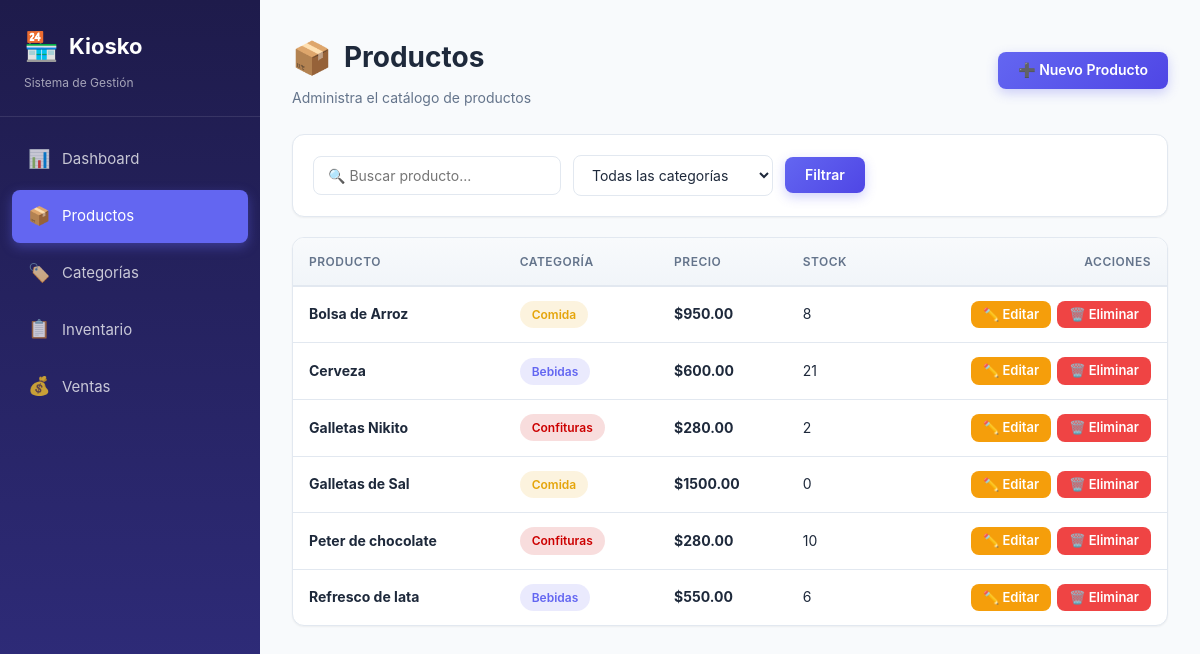
/productos/, run on the app's committed database.
### tienda/models.py (models this page shows, shortened)
class Producto(models.Model):
    nombre = models.CharField(max_length=150)
    precio_venta = models.DecimalField(max_digits=10, decimal_places=2,
                                        validators=[MinValueValidator(0)])
    categoria = models.ForeignKey(Categoria, on_delete=models.CASCADE,
                                  related_name='productos')
    creado = models.DateTimeField(auto_now_add=True)
    class Meta:
        verbose_name = 'Producto'
        verbose_name_plural = 'Productos'
        ordering = ['nombre']
    @property
    def stock(self):
        inventario = self.inventarios.first()
        return inventario.cantidad if inventario else 0

class Categoria(models.Model):
    nombre = models.CharField(max_length=100, unique=True)
    descripcion = models.TextField(blank=True, null=True)
    color = models.CharField(max_length=7, default='#6366f1',
                             help_text='Color en formato HEX (ej: #6366f1)')
    creado = models.DateTimeField(auto_now_add=True)
    class Meta:
        verbose_name = 'Categoría'
        verbose_name_plural = 'Categorías'
        ordering = ['nombre']

class Inventario(models.Model):
    producto = models.ForeignKey(Producto, on_delete=models.CASCADE,
                                 related_name='inventarios')
    cantidad = models.PositiveIntegerField(default=0)
    stock_minimo = models.PositiveIntegerField(default=5)
    actualizado = models.DateTimeField(auto_now=True)
    class Meta:
        verbose_name = 'Inventario'
        verbose_name_plural = 'Inventario'
        ordering = ['producto__nombre']

### tienda/views.py (the view)
# urls.py: path('productos/', views.producto_lista, name='producto_lista'),
def producto_lista(request):
    q = request.GET.get('q', '')
    cat_id = request.GET.get('categoria', '')
    productos = Producto.objects.select_related('categoria')
    if q:
        productos = productos.filter(
            Q(nombre__icontains=q) | Q(categoria__nombre__icontains=q)
        )
    if cat_id:
        productos = productos.filter(categoria_id=cat_id)
    return render(request, 'productos/lista.html', {
        'productos': productos,
        'categorias': Categoria.objects.all(),
        'q': q,
        'cat_id': cat_id,
        'seccion': 'productos',
    })

### templates/productos/lista.html (shortened to what this page needs)
{% extends 'base.html' %}
{% block content %}
<div class="page-header">
    <div>
        <h1 class="page-title"><span class="title-icon">📦</span> Productos</h1>
        <p class="page-subtitle">Administra el catálogo de productos</p>
    </div>
    <a href="{% url 'producto_crear' %}" class="btn btn-primary">➕ Nuevo Producto</a>
</div>
<div class="filters">
    <form method="get">
        <input type="text" name="q" value="{{ q }}" placeholder="🔍 Buscar producto..." class="form-input">
        <select name="categoria" class="form-input">
            <option value="">Todas las categorías</option>
        </select>
        <button type="submit" class="btn btn-primary">Filtrar</button>
    </form>
</div>
<div class="table-container">
    {% if productos %}
    <div class="table-scroll">
        <table>
            <thead>
                <tr>
                    <th>Producto</th>
                    <th>Categoría</th>
                    <th>Precio</th>
                    <th>Stock</th>
                    <th class="text-right">Acciones</th>
                </tr>
            </thead>
            <tbody>
                {% for p in productos %}
                <tr>
                    <td><strong>{{ p.nombre }}</strong></td>
                    <td>
                        <span class="badge" style="background:{{ p.categoria.color }}22;color:{{ p.categoria.color }};">
                            {{ p.categoria.nombre }}
                        </span>
                    </td>
                    <td><strong>${{ p.precio_venta|floatformat:2 }}</strong></td>
                    <td>{{ p.stock }}</td>
                    <td class="text-right">
                        <div class="table-actions" style="justify-content:flex-end;">
                            <a href="{% url 'producto_editar' p.pk %}" class="btn btn-warning btn-sm">✏️ Editar</a>
                            <a href="{% url 'producto_eliminar' p.pk %}" class="btn btn-danger btn-sm">🗑️ Eliminar</a>
                        </div>
                    </td>
                </tr>
                {% endfor %}
            </tbody>
        </table>
    </div>
    {% endif %}
</div>
{% endblock %}

### templates/base.html (shortened to what this page needs)
{% load static %}
<!DOCTYPE html>
<html lang="es">
<head>
    <link rel="stylesheet" href="{% static 'css/style.css' %}">
</head>
<body>
    <div class="layout">
        <aside class="sidebar">
            <div class="sidebar-header">
                <h1><span class="logo-icon">🏪</span> Kiosko</h1>
                <p>Sistema de Gestión</p>
            </div>
            <ul class="nav-menu">
                <li><a href="{% url 'dashboard' %}" class="nav-link {% if seccion == 'dashboard' %}active{% endif %}"><span class="icon">📊</span> Dashboard</a></li>
                <li><a href="{% url 'producto_lista' %}" class="nav-link {% if seccion == 'productos' %}active{% endif %}"><span class="icon">📦</span> Productos</a></li>
                <li><a href="{% url 'categoria_lista' %}" class="nav-link {% if seccion == 'categorias' %}active{% endif %}"><span class="icon">🏷️</span> Categorías</a></li>
                <li><a href="{% url 'inventario_lista' %}" class="nav-link {% if seccion == 'inventario' %}active{% endif %}"><span class="icon">📋</span> Inventario</a></li>
                <li><a href="{% url 'venta_lista' %}" class="nav-link {% if seccion == 'ventas' %}active{% endif %}"><span class="icon">💰</span> Ventas</a></li>
            </ul>
        </aside>
        <main class="main-content">
            {% block content %}{% endblock %}
        </main>
    </div>
</body>
</html>

### static/css/style.css (style rules this page uses)
* { margin: 0; padding: 0; box-sizing: border-box; }
:root { --primary: #6366f1; --primary-dark: #4f46e5; --primary-light: #818cf8; --secondary: #ec4899; --success: #10b981; --warning: #f59e0b; --danger: #ef4444; --bg: #f8fafc; --surface: #ffffff; --text: #1e293b; --text-muted: #64748b; --border: #e2e8f0; --shadow-sm: 0 1px 2px rgba(0,0,0,0.05); --shadow: 0 4px 6px -1px rgba(0,0,0,0.1), 0 2px 4px -1px rgba(0,0,0,0.06); --shadow-lg: 0 10px 25px -3px rgba(0,0,0,0.1); --radius: 12px; --radius-sm: 8px; --sidebar-width: 260px; }
body { font-family: -apple-system, BlinkMacSystemFont, 'Segoe UI', Roboto, 'Helvetica Neue', Arial, sans-serif; background: var(--bg); color: var(--text); line-height: 1.6; min-height: 100vh; }
.layout { display: flex; min-height: 100vh; }
.sidebar { width: var(--sidebar-width); background: linear-gradient(180deg, #1e1b4b 0%, #312e81 100%); color: white; padding: 24px 0; position: fixed; height: 100vh; overflow-y: auto; z-index: 100; transition: transform 0.3s ease; }
.sidebar-header { padding: 0 24px 24px; border-bottom: 1px solid rgba(255,255,255,0.1); margin-bottom: 16px; }
.sidebar-header h1 { font-size: 22px; display: flex; align-items: center; gap: 10px; }
.sidebar-header .logo-icon { font-size: 28px; }
.sidebar-header p { font-size: 12px; color: rgba(255,255,255,0.6); margin-top: 4px; }
.nav-menu { list-style: none; padding: 0 12px; }
.nav-menu li { margin-bottom: 4px; }
.nav-link { display: flex; align-items: center; gap: 12px; padding: 12px 16px; color: rgba(255,255,255,0.75); text-decoration: none; border-radius: var(--radius-sm); transition: all 0.2s; font-size: 15px; }
.nav-link.active { background: var(--primary); color: white; box-shadow: 0 4px 12px rgba(99, 102, 241, 0.4); }
.nav-link .icon { font-size: 18px; width: 22px; text-align: center; }
.main-content { flex: 1; margin-left: var(--sidebar-width); padding: 32px; max-width: calc(100vw - var(--sidebar-width)); }
.page-header { display: flex; justify-content: space-between; align-items: center; margin-bottom: 24px; flex-wrap: wrap; gap: 16px; }
.page-title { font-size: 28px; font-weight: 700; color: var(--text); display: flex; align-items: center; gap: 12px; }
.page-title .title-icon { font-size: 32px; }
.page-subtitle { color: var(--text-muted); font-size: 14px; margin-top: 4px; }
.btn { display: inline-flex; align-items: center; gap: 8px; padding: 10px 20px; border: none; border-radius: var(--radius-sm); font-size: 14px; font-weight: 600; cursor: pointer; text-decoration: none; transition: all 0.2s; line-height: 1.2; font-family: inherit; }
.btn-primary { background: linear-gradient(135deg, var(--primary) 0%, var(--primary-dark) 100%); color: white; box-shadow: 0 4px 12px rgba(99,102,241,0.3); }
.btn-warning { background: var(--warning); color: white; }
.btn-danger { background: var(--danger); color: white; }
.btn-sm { padding: 6px 12px; font-size: 13px; }
.table-container { background: var(--surface); border-radius: var(--radius); box-shadow: var(--shadow-sm); border: 1px solid var(--border); overflow: hidden; }
.table-scroll { overflow-x: auto; }
table { width: 100%; border-collapse: collapse; font-size: 14px; }
thead { background: linear-gradient(180deg, #f8fafc 0%, #f1f5f9 100%); }
th { text-align: left; padding: 14px 16px; font-weight: 600; color: var(--text-muted); font-size: 12px; text-transform: uppercase; letter-spacing: 0.5px; border-bottom: 2px solid var(--border); }
td { padding: 14px 16px; border-bottom: 1px solid var(--border); color: var(--text); }
tbody tr:last-child td { border-bottom: none; }
tbody tr { transition: background 0.15s; }
.table-actions { display: flex; gap: 6px; }
.badge { display: inline-block; padding: 4px 12px; border-radius: 50px; font-size: 12px; font-weight: 600; }
.filters { background: var(--surface); padding: 20px; border-radius: var(--radius); box-shadow: var(--shadow-sm); border: 1px solid var(--border); margin-bottom: 20px; display: flex; gap: 12px; flex-wrap: wrap; align-items: center; }
.filters form { display: flex; gap: 12px; flex-wrap: wrap; width: 100%; align-items: center; }
.form-input { padding: 10px 14px; border: 1px solid var(--border); border-radius: var(--radius-sm); font-size: 14px; font-family: inherit; background: white; transition: all 0.2s; min-width: 200px; color: var(--text); }
select.form-input { cursor: pointer; }
.text-right { text-align: right; }

### data on the page
Producto: nombre "Bolsa de Arroz", categoria.nombre "Comida", precio_venta "950.00", stock "8"
Producto: nombre "Cerveza", categoria.nombre "Bebidas", precio_venta "600.00", stock "21"
Producto: nombre "Galletas Nikito", categoria.nombre "Confituras", precio_venta "280.00", stock "2"
Producto: nombre "Galletas de Sal", categoria.nombre "Comida", precio_venta "1500.00", stock "0"
Producto: nombre "Peter de chocolate", categoria.nombre "Confituras", precio_venta "280.00", stock "10"
Producto: nombre "Refresco de lata", categoria.nombre "Bebidas", precio_venta "550.00", stock "6"
